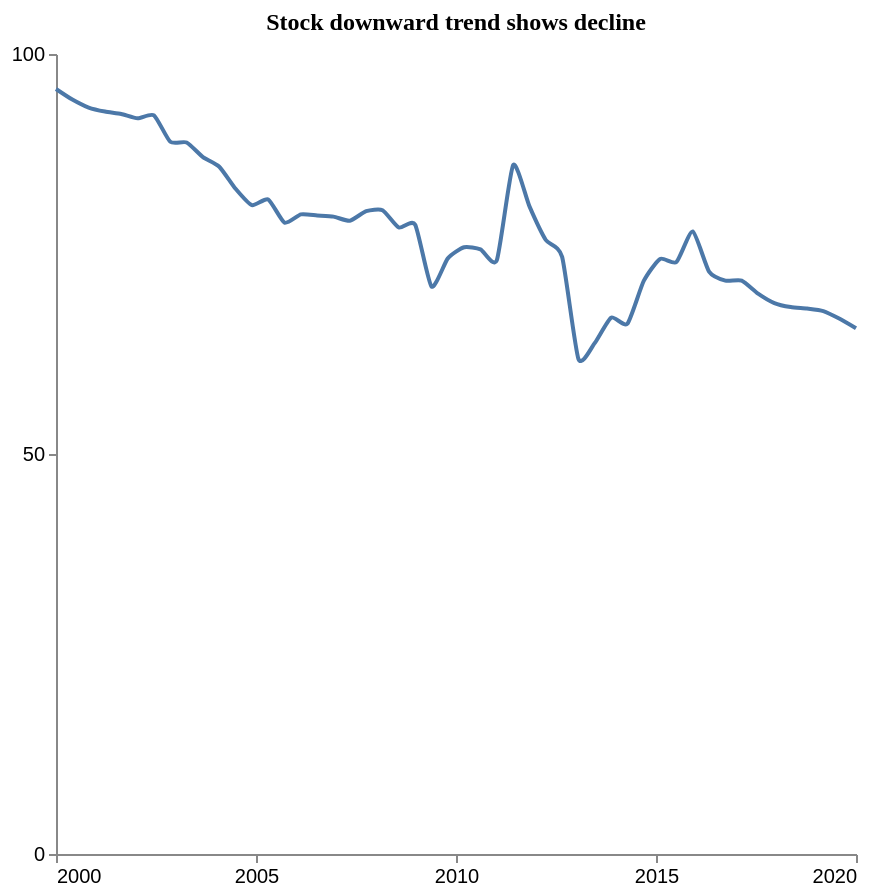

The Vega-Lite source for this figure:
### Vega-Lite specification from a JSON file in a GitHub repository (floating-point values rounded to 4 significant figures)
{"$schema": "https://vega.github.io/schema/vega-lite/v5.json", "description": "Pattern: Downward", "data": {"values": [{"X": 2000.0, "Y": 95.63}, {"X": 2000.0, "Y": 94.3}, {"X": 2001.0, "Y": 93.31}, {"X": 2001.0, "Y": 92.8}, {"X": 2002.0, "Y": 92.51}, {"X": 2002.0, "Y": 91.97}, {"X": 2002.0, "Y": 92.33}, {"X": 2003.0, "Y": 89.03}, {"X": 2003.0, "Y": 88.94}, {"X": 2004.0, "Y": 87.11}, {"X": 2004.0, "Y": 85.91}, {"X": 2004.0, "Y": 83.15}, {"X": 2005.0, "Y": 81.1}, {"X": 2005.0, "Y": 81.82}, {"X": 2006.0, "Y": 78.91}, {"X": 2006.0, "Y": 79.95}, {"X": 2007.0, "Y": 79.81}, {"X": 2007.0, "Y": 79.67}, {"X": 2007.0, "Y": 79.16}, {"X": 2008.0, "Y": 80.35}, {"X": 2008.0, "Y": 80.48}, {"X": 2009.0, "Y": 78.31}, {"X": 2009.0, "Y": 78.66}, {"X": 2009.0, "Y": 70.93}, {"X": 2010.0, "Y": 74.45}, {"X": 2010.0, "Y": 75.85}, {"X": 2011.0, "Y": 75.58}, {"X": 2011.0, "Y": 74.23}, {"X": 2011.0, "Y": 86.11}, {"X": 2012.0, "Y": 80.95}, {"X": 2012.0, "Y": 76.75}, {"X": 2013.0, "Y": 74.64}, {"X": 2013.0, "Y": 61.88}, {"X": 2013.0, "Y": 63.88}, {"X": 2014.0, "Y": 67.04}, {"X": 2014.0, "Y": 66.28}, {"X": 2015.0, "Y": 71.63}, {"X": 2015.0, "Y": 74.39}, {"X": 2016.0, "Y": 73.99}, {"X": 2016.0, "Y": 77.81}, {"X": 2016.0, "Y": 72.8}, {"X": 2017.0, "Y": 71.68}, {"X": 2017.0, "Y": 71.68}, {"X": 2018.0, "Y": 70.05}, {"X": 2018.0, "Y": 68.87}, {"X": 2018.0, "Y": 68.37}, {"X": 2019.0, "Y": 68.18}, {"X": 2019.0, "Y": 67.86}, {"X": 2020.0, "Y": 66.9}, {"X": 2020.0, "Y": 65.72}]}, "mark": {"type": "line", "interpolate": "cardinal", "tension": 0.4}, "encoding": {"x": {"field": "X", "type": "quantitative", "title": "", "axis": {"grid": false, "format": "d", "values": [2000, 2005, 2010, 2015, 2020], "tickSize": 4}, "scale": {"domain": [2000, 2020]}}, "y": {"field": "Y", "type": "quantitative", "title": "", "axis": {"grid": false, "format": "d", "values": [0, 50, 100], "tickSize": 4, "tickOpacity": 1}, "scale": {"domain": [0, 100]}}}, "title": {"text": "Stock downward trend shows decline", "anchor": "middle", "font": "Tahoma", "fontSize": 12}, "config": {"lineBreak": "^", "view": {"stroke": null}}, "height": 400, "width": 400, "autosize": "pad"}
